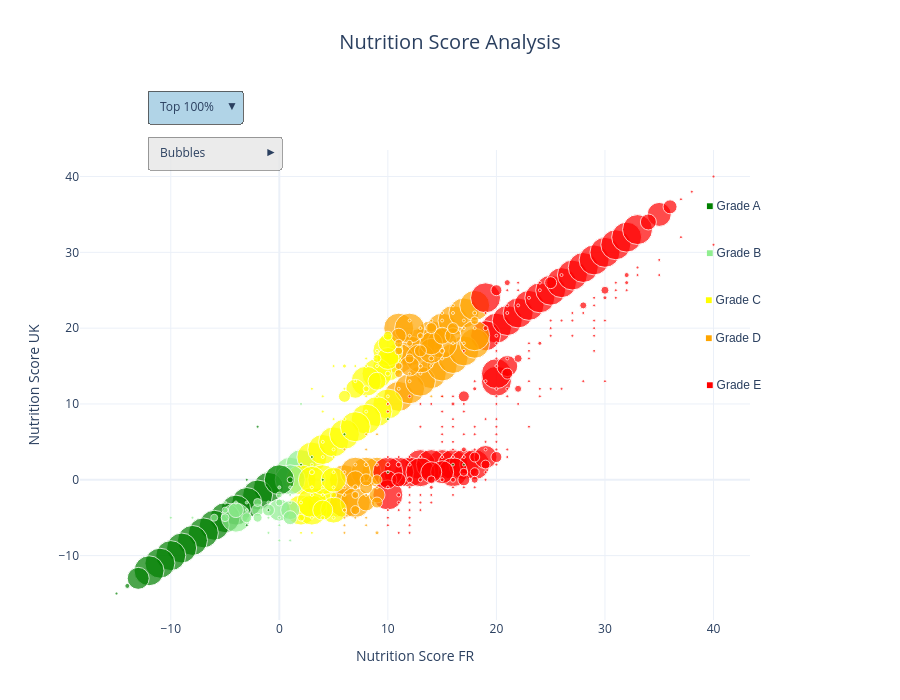

This figure's notebook cell:
### Markdown cell above
## Nutrition Score Relationship Visualization

After cleaning our dataset and addressing outliers, we'll now visualize the relationship between French and UK nutrition scores across different nutrition grades. This visualization will help us:

1. **Identify patterns** in how nutrition scores correlate across different grading levels
2. **Detect possible inconsistencies** in the nutrition scoring system
3. **Understand the mathematical relationships** that can help us predict missing values

The interactive bubble chart below plots French nutrition scores (x-axis) against UK nutrition scores (y-axis), with:
- **Color-coding** by nutrition grade (A-E)
- **Bubble size** representing the frequency of each score combination
- **Interactive filters** to examine different data thresholds and visualization styles

This visualization forms the foundation for our subsequent regression analysis, allowing us to develop precise equations for estimating missing nutrition scores based on available data.

### Code cell
from src.scripts.plot_nutrition_clusters import plot_nutrition_clusters_efficient

# Create the nutrition scores visualization using pre-computed thresholds
fig_nutrition = plot_nutrition_clusters_efficient(
    df_nutriment_clean, 
    frequency_thresholds=[1.0, 0.95]
)
fig_nutrition.show()

### Figure 1 — Plotly figure (JSON) as saved in the notebook; plotly's stock layout.template omitted (floating-point values rounded to 4 significant figures; data arrays with more than 128 entries replaced by an {"elided": "..."} marker saying what was removed)
{"data": [{"hovertemplate": "<b>Grade:</b> %{text}<br>FR Score: %{x}<br>UK Score: %{y}<br>Count: %{marker.size:.0f}<extra></extra>", "marker": {"color": {"elided": "439 str values"}, "opacity": 0.7, "size": {"elided": "439 int values"}}, "mode": "markers", "name": "Top 100%", "text": {"elided": "439 str values"}, "type": "scatter", "visible": true, "x": {"elided": "439 float values"}, "y": {"elided": "439 float values"}}, {"hovertemplate": "<b>Grade:</b> %{text}<br>FR Score: %{x}<br>UK Score: %{y}<extra></extra>", "marker": {"color": {"elided": "439 str values"}, "opacity": 0.7, "size": 8}, "mode": "markers", "name": "Top 100%", "text": {"elided": "439 str values"}, "type": "scatter", "visible": false, "x": {"elided": "439 float values"}, "y": {"elided": "439 float values"}}, {"hovertemplate": "<b>Grade A</b><br>FR: %{x:.1f}<br>UK: %{y:.1f}<extra></extra>", "line": {"color": "green", "width": 2}, "mode": "lines", "name": "Grade A", "type": "scatter", "visible": false, "x": [-15.0, -11.44, -7.889, -4.333, -0.7778, 2.778, 6.333, 9.889, 13.44, 17.0], "y": [-14.92, -11.39, -7.859, -4.328, -0.797, 2.734, 6.265, 9.797, 13.33, 16.86]}, {"hovertemplate": "<b>Grade B</b><br>FR: %{x:.1f}<br>UK: %{y:.1f}<extra></extra>", "line": {"color": "lightgreen", "width": 2}, "mode": "lines", "name": "Grade B", "type": "scatter", "visible": false, "x": [-10.0, -8.667, -7.333, -6.0, -4.667, -3.333, -2.0, -0.6667, 0.6667, 2.0], "y": [-10.25, -8.893, -7.532, -6.171, -4.809, -3.448, -2.086, -0.725, 0.6364, 1.998]}, {"hovertemplate": "<b>Grade C</b><br>FR: %{x:.1f}<br>UK: %{y:.1f}<extra></extra>", "line": {"color": "yellow", "width": 2}, "mode": "lines", "name": "Grade C", "type": "scatter", "visible": false, "x": [2.0, 2.889, 3.778, 4.667, 5.556, 6.444, 7.333, 8.222, 9.111, 10.0], "y": [1.364, 2.351, 3.337, 4.324, 5.311, 6.298, 7.285, 8.272, 9.259, 10.25]}, {"hovertemplate": "<b>Grade D</b><br>FR: %{x:.1f}<br>UK: %{y:.1f}<extra></extra>", "line": {"color": "orange", "width": 2}, "mode": "lines", "name": "Grade D", "type": "scatter", "visible": false, "x": [6.0, 7.333, 8.667, 10.0, 11.33, 12.67, 14.0, 15.33, 16.67, 18.0], "y": [4.867, 6.403, 7.94, 9.476, 11.01, 12.55, 14.09, 15.62, 17.16, 18.69]}, {"hovertemplate": "<b>Grade E</b><br>FR: %{x:.1f}<br>UK: %{y:.1f}<extra></extra>", "line": {"color": "red", "width": 2}, "mode": "lines", "name": "Grade E", "type": "scatter", "visible": false, "x": [10.0, 13.33, 16.67, 20.0, 23.33, 26.67, 30.0, 33.33, 36.67, 40.0], "y": [4.343, 9.074, 13.8, 18.53, 23.27, 28.0, 32.73, 37.46, 42.19, 46.92]}, {"hovertemplate": "<b>Grade:</b> %{text}<br>FR Score: %{x}<br>UK Score: %{y}<br>Count: %{marker.size:.0f}<extra></extra>", "marker": {"color": ["lightgreen", "lightgreen", "lightgreen", "orange", "green", "orange", "orange", "orange", "yellow", "orange", "yellow", "green", "orange", "red", "yellow", "yellow", "red", "orange", "orange", "red", "green", "yellow", "yellow", "red", "yellow", "red", "green", "yellow", "red", "green", "green", "red", "red", "red", "green", "red"], "opacity": 0.7, "size": [30, 30, 30, 30, 30, 30, 30, 30, 30, 30, 30, 30, 30, 30, 30, 30, 30, 30, 30, 30, 30, 30, 30, 30, 30, 30, 30, 30, 30, 30, 30, 30, 30, 30, 30, 30]}, "mode": "markers", "name": "Top 95%", "text": ["B", "B", "B", "D", "A", "D", "D", "D", "C", "D", "C", "A", "D", "E", "C", "C", "E", "D", "D", "E", "A", "C", "C", "E", "C", "E", "A", "C", "E", "A", "A", "E", "E", "E", "A", "E"], "type": "scatter", "visible": false, "x": [0.0, 1.0, 2.0, 14.0, -1.0, 11.0, 12.0, 13.0, 3.0, 15.0, 10.0, -2.0, 16.0, 20.0, 4.0, 9.0, 19.0, 17.0, 18.0, 21.0, -3.0, 8.0, 5.0, 22.0, 6.0, 23.0, -4.0, 7.0, 24.0, -5.0, -6.0, 25.0, 26.0, 27.0, -7.0, 28.0], "y": [0.0, 1.0, 2.0, 14.0, -1.0, 11.0, 12.0, 13.0, 3.0, 15.0, 10.0, -2.0, 16.0, 20.0, 4.0, 9.0, 19.0, 17.0, 18.0, 21.0, -3.0, 8.0, 5.0, 22.0, 6.0, 23.0, -4.0, 7.0, 24.0, -5.0, -6.0, 25.0, 26.0, 27.0, -7.0, 28.0]}, {"hovertemplate": "<b>Grade:</b> %{text}<br>FR Score: %{x}<br>UK Score: %{y}<extra></extra>", "marker": {"color": ["lightgreen", "lightgreen", "lightgreen", "orange", "green", "orange", "orange", "orange", "yellow", "orange", "yellow", "green", "orange", "red", "yellow", "yellow", "red", "orange", "orange", "red", "green", "yellow", "yellow", "red", "yellow", "red", "green", "yellow", "red", "green", "green", "red", "red", "red", "green", "red"], "opacity": 0.7, "size": 8}, "mode": "markers", "name": "Top 95%", "text": ["B", "B", "B", "D", "A", "D", "D", "D", "C", "D", "C", "A", "D", "E", "C", "C", "E", "D", "D", "E", "A", "C", "C", "E", "C", "E", "A", "C", "E", "A", "A", "E", "E", "E", "A", "E"], "type": "scatter", "visible": false, "x": [0.0, 1.0, 2.0, 14.0, -1.0, 11.0, 12.0, 13.0, 3.0, 15.0, 10.0, -2.0, 16.0, 20.0, 4.0, 9.0, 19.0, 17.0, 18.0, 21.0, -3.0, 8.0, 5.0, 22.0, 6.0, 23.0, -4.0, 7.0, 24.0, -5.0, -6.0, 25.0, 26.0, 27.0, -7.0, 28.0], "y": [0.0, 1.0, 2.0, 14.0, -1.0, 11.0, 12.0, 13.0, 3.0, 15.0, 10.0, -2.0, 16.0, 20.0, 4.0, 9.0, 19.0, 17.0, 18.0, 21.0, -3.0, 8.0, 5.0, 22.0, 6.0, 23.0, -4.0, 7.0, 24.0, -5.0, -6.0, 25.0, 26.0, 27.0, -7.0, 28.0]}, {"hovertemplate": "<b>Grade A</b><br>FR: %{x:.1f}<br>UK: %{y:.1f}<extra></extra>", "line": {"color": "green", "width": 2}, "mode": "lines", "name": "Grade A", "type": "scatter", "visible": false, "x": [-7.0, -6.333, -5.667, -5.0, -4.333, -3.667, -3.0, -2.333, -1.667, -1.0], "y": [-7.0, -6.333, -5.667, -5.0, -4.333, -3.667, -3.0, -2.333, -1.667, -1.0]}, {"hovertemplate": "<b>Grade B</b><br>FR: %{x:.1f}<br>UK: %{y:.1f}<extra></extra>", "line": {"color": "lightgreen", "width": 2}, "mode": "lines", "name": "Grade B", "type": "scatter", "visible": false, "x": [0.0, 0.2222, 0.4444, 0.6667, 0.8889, 1.111, 1.333, 1.556, 1.778, 2.0], "y": [0.0, 0.2222, 0.4444, 0.6667, 0.8889, 1.111, 1.333, 1.556, 1.778, 2.0]}, {"hovertemplate": "<b>Grade C</b><br>FR: %{x:.1f}<br>UK: %{y:.1f}<extra></extra>", "line": {"color": "yellow", "width": 2}, "mode": "lines", "name": "Grade C", "type": "scatter", "visible": false, "x": [3.0, 3.778, 4.556, 5.333, 6.111, 6.889, 7.667, 8.444, 9.222, 10.0], "y": [3.0, 3.778, 4.556, 5.333, 6.111, 6.889, 7.667, 8.444, 9.222, 10.0]}, {"hovertemplate": "<b>Grade D</b><br>FR: %{x:.1f}<br>UK: %{y:.1f}<extra></extra>", "line": {"color": "orange", "width": 2}, "mode": "lines", "name": "Grade D", "type": "scatter", "visible": false, "x": [11.0, 11.78, 12.56, 13.33, 14.11, 14.89, 15.67, 16.44, 17.22, 18.0], "y": [11.0, 11.78, 12.56, 13.33, 14.11, 14.89, 15.67, 16.44, 17.22, 18.0]}, {"hovertemplate": "<b>Grade E</b><br>FR: %{x:.1f}<br>UK: %{y:.1f}<extra></extra>", "line": {"color": "red", "width": 2}, "mode": "lines", "name": "Grade E", "type": "scatter", "visible": false, "x": [19.0, 20.0, 21.0, 22.0, 23.0, 24.0, 25.0, 26.0, 27.0, 28.0], "y": [19.0, 20.0, 21.0, 22.0, 23.0, 24.0, 25.0, 26.0, 27.0, 28.0]}], "layout": {"annotations": [{"align": "left", "font": {"family": "Arial", "size": 12}, "showarrow": false, "text": "<span style='color:green;font-weight:bold;'>■</span> Grade A", "x": 1.02, "xref": "paper", "y": 0.9, "yref": "paper"}, {"align": "left", "font": {"family": "Arial", "size": 12}, "showarrow": false, "text": "<span style='color:lightgreen;font-weight:bold;'>■</span> Grade B", "x": 1.02, "xref": "paper", "y": 0.8, "yref": "paper"}, {"align": "left", "font": {"family": "Arial", "size": 12}, "showarrow": false, "text": "<span style='color:yellow;font-weight:bold;'>■</span> Grade C", "x": 1.02, "xref": "paper", "y": 0.7, "yref": "paper"}, {"align": "left", "font": {"family": "Arial", "size": 12}, "showarrow": false, "text": "<span style='color:orange;font-weight:bold;'>■</span> Grade D", "x": 1.02, "xref": "paper", "y": 0.6, "yref": "paper"}, {"align": "left", "font": {"family": "Arial", "size": 12}, "showarrow": false, "text": "<span style='color:red;font-weight:bold;'>■</span> Grade E", "x": 1.02, "xref": "paper", "y": 0.5, "yref": "paper"}], "height": 700, "hovermode": "closest", "margin": {"r": 150, "t": 150}, "title": {"font": {"size": 20}, "text": "Nutrition Score Analysis", "x": 0.5, "xanchor": "center", "y": 0.95, "yanchor": "top"}, "updatemenus": [{"bgcolor": "rgba(158, 202, 225, 0.8)", "bordercolor": "rgba(68, 68, 68, 0.8)", "buttons": [{"args": [{"visible": [true, false, false, false, false, false, false, false, false, false, false, false, false, false]}, {"title": "Nutrition Score Analysis (Top 100%)"}], "label": "Top 100%", "method": "update"}, {"args": [{"visible": [false, false, false, false, false, false, false, true, false, false, false, false, false, false]}, {"title": "Nutrition Score Analysis (Top 95%)"}], "label": "Top 95%", "method": "update"}], "direction": "down", "pad": {"r": 10, "t": 10}, "showactive": true, "x": 0.1, "xanchor": "left", "y": 1.15, "yanchor": "top"}, {"bgcolor": "rgba(230, 230, 230, 0.8)", "bordercolor": "rgba(68, 68, 68, 0.5)", "buttons": [{"args": [{"visible": [true, false, false, false, false, false, false, true, false, false, false, false, false, false]}, {"title": "Nutrition Score Analysis - Bubbles"}], "label": "Bubbles", "method": "update"}, {"args": [{"visible": [false, true, false, false, false, false, false, false, true, false, false, false, false, false]}, {"title": "Nutrition Score Analysis - Dots"}], "label": "Dots", "method": "update"}, {"args": [{"visible": [false, false, true, true, true, true, true, false, false, true, true, true, true, true]}, {"title": "Nutrition Score Analysis - Regression Lines"}], "label": "Regression Lines", "method": "update"}], "direction": "right", "pad": {"r": 10, "t": 10}, "showactive": true, "x": 0.1, "xanchor": "left", "y": 1.05, "yanchor": "top"}], "xaxis": {"title": {"text": "Nutrition Score FR"}}, "yaxis": {"title": {"text": "Nutrition Score UK"}}}}
